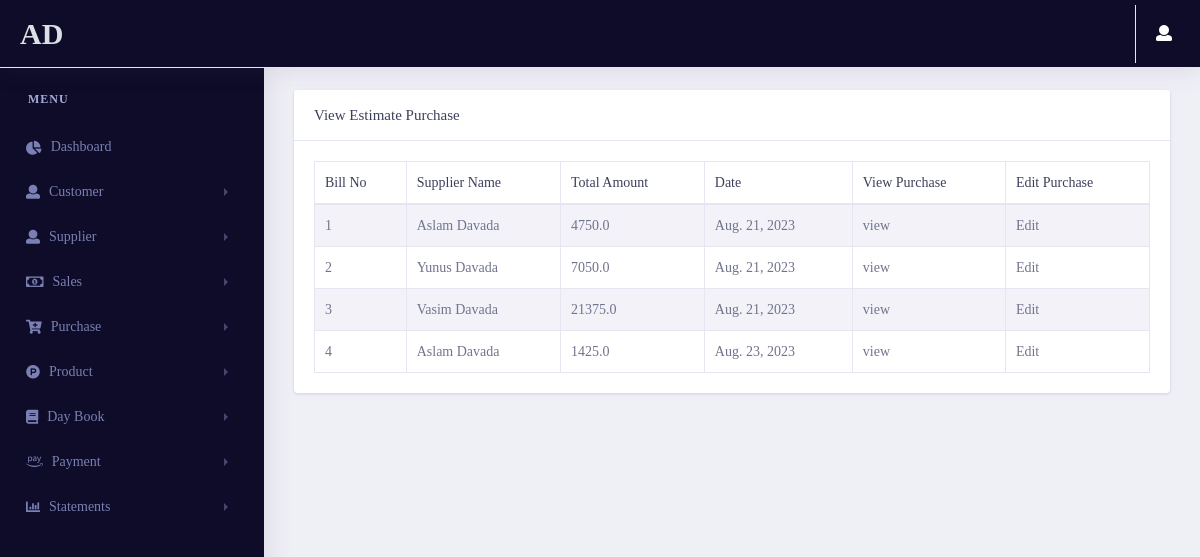
The page /purchase/viewpurchase/ (signed in) on the database as committed earlier.
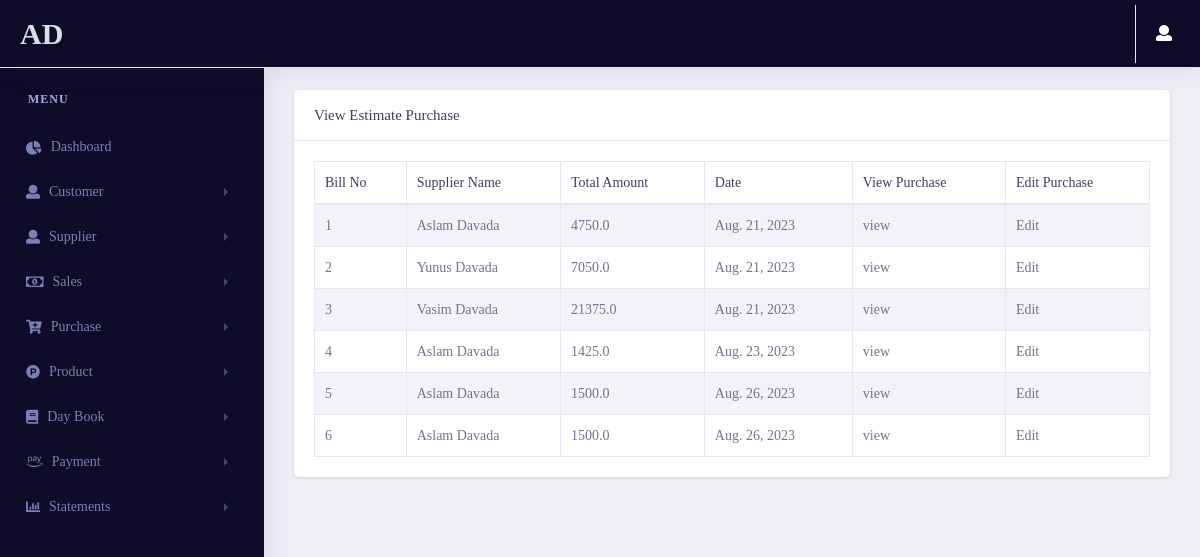
The same page on the database as committed later.
### pages/models.py (models this page shows, shortened)
class Profile(models.Model):
    user = models.OneToOneField(User,on_delete=models.CASCADE , related_name="profile")
    phone_no = models.CharField(max_length=20)
    company_name = models.CharField(max_length=50)
    Address = models.CharField(max_length=500)
    city = models.CharField(max_length=50)
    state = models.CharField(max_length=50)
    pincode = models.CharField(max_length=50)
    GSTNO = models.CharField(max_length=50)
    Bank_name = models.CharField(max_length=50)
    Bank_AC = models.CharField(max_length=50)
    IFSC_Code = models.CharField(max_length=50)
    Branch_name = models.CharField(max_length=50)
    id = models.UUIDField(default=uuid.uuid4 , unique=True , primary_key=True , editable=False)
    class Meta:
        indexes = [models.Index(fields=['user' , 'id'])]

### purchase/models.py (models this page shows, shortened)
class Estimate_Purchase(models.Model):
    Bill_no = models.IntegerField()
    supplier = models.ForeignKey(Supplier_estimate,on_delete=models.CASCADE)
    date = models.DateField(auto_now_add=True)
    Total_amount = models.FloatField()
    Due_amount = models.FloatField()
    Round_off = models.FloatField()
    Grand_total = models.FloatField()
    id = models.UUIDField(default=uuid.uuid4 , unique=True , primary_key=True , editable=False)
    class Meta:
        indexes = [models.Index(fields=('Bill_no' , 'id' , 'supplier'))]

### supplier/models.py (models this page shows)
class Supplier_estimate(models.Model):
    supplier_id = models.CharField(max_length=10, null=True, blank=True)
    fullname = models.CharField(max_length=50)
    contactno = models.CharField(max_length=50)
    city = models.CharField(max_length=50)
    state = models.CharField(max_length=50)
    landmark = models.CharField(max_length=50)
    id = models.UUIDField(default=uuid.uuid4 , unique=True , primary_key=True , editable=False)
    def __str__(self):
        return self.fullname
    class Meta:
        indexes = [models.Index(fields=['id' , 'fullname'])]

### purchase/views.py (the view)
# urls.py: path('viewpurchase/',views.viewpurchase,name="viewpurchase"),
@login_required(login_url='login')
def viewpurchase(request):
    try:
        if request.user.groups.filter(name='Estimate').exists():
            Purchase_data = Estimate_Purchase.objects.all()
        if request.user.groups.filter(name='GST').exists():
            Purchase_data = GST_Purchase.objects.all()
        context = {
            'Purchase_data' : Purchase_data
        }
        return render(request,"purchase/viewpurchase.html",context)
    except:
        return redirect('error404')

### pages/templatetags/user_auth.py (called while the page is built)
@register.filter(name='has_group')
def has_group(user, group_name):
    group = Group.objects.get(name=group_name)
    return True if group in user.groups.all() else False

### purchase/templates/purchase/viewpurchase.html (shortened to what this page needs)
{% extends 'pages/base.html' %}
{% load static %}
{% load user_auth %}
{% block content %}
    <link rel="stylesheet" href="{% static 'vendor/bootstrap/css/bootstrap.min.css' %}">
    <link rel="stylesheet" type="text/css" href="{% static 'vendor/datatables/css/dataTables.bootstrap4.css' %}">
    <link href="{% static 'vendor/fonts/circular-std/style.css' %}" rel="stylesheet">
    <link rel="stylesheet" href="{% static 'libs/css/style.css' %}">
    <link rel="stylesheet" href="{% static 'vendor/fonts/fontawesome/css/fontawesome-all.css' %}">
{% if request.user|has_group:"Estimate" %}
<div class="row">
    <div class="col-xl-12 col-lg-12 col-md-12 col-sm-12 col-12">
        <div class="card">
        <h5 class="card-header">View Estimate Purchase</h5>
            <div class="card-body">
                <div class="table-responsive">
                <table class="table table-striped table-bordered first">
                    <thead>
                        <tr>
                            <th>Bill No</th>
                            <th>Supplier Name</th>
                            <th>Total Amount</th>
                            <th>Date</th>
                            <th>View Purchase</th>
                            <th>Edit Purchase</th>
                        </tr>
                    </thead>
                    <tbody>
                        {% for i in Purchase_data    %}
                        <tr>
                            <td>{{i.Bill_no}}</td>
                            <td>{{i.supplier}}</td>
                            <td>{{i.Total_amount}}</td>
                            <td>{{i.date}}</td>
                            <td>
                                <a href="/purchase/purchaseinvoice/{{i.id}}">view</a>
                            </td>
                            <td>
                                <a href="/purchase/updatepurchase/{{i.id}}">Edit</a>
                            </td>
                        </tr>
                        {% endfor %}
                    </tbody>
                </table>
                </div>
            </div>
        </div>
    </div>
</div>
{% endif %}
{% endblock content %}

### pages/templates/pages/base.html (shortened to what the changed rows need)
{% load static %}
{% load user_auth %}
<!doctype html>
<html lang="en">
<head>
    <link rel="stylesheet" href="{% static 'vendor/bootstrap/css/bootstrap.min.css' %}">
    <link href="{% static 'vendor/fonts/circular-std/style.css' %}" rel="stylesheet">
    <link rel="stylesheet" href="{% static 'libs/css/style.css' %}">
    <link rel="stylesheet" href="{% static 'vendor/fonts/fontawesome/css/fontawesome-all.css' %}">
    <link rel="stylesheet" href="{% static 'vendor/fonts/material-design-iconic-font/css/materialdesignicons.min.css' %}">
    <link rel="stylesheet" href="{% static 'vendor/fonts/flag-icon-css/flag-icon.min.css' %}">
    <link href="{% static 'Select2/css/select2.min.css' %}" rel="stylesheet" type="text/css">
</head>
<body>
    <div class="dashboard-main-wrapper">
          <div class="dashboard-header">
            <nav class="navbar navbar-expand-lg sidebar-dark fixed-top" >
                <a class="navbar-brand text-light" href="{% url 'dashboard' %}">{{request.user.profile.company_name}}</a>
                <div class="collapse navbar-collapse " id="navbarSupportedContent">
                    <ul class="navbar-nav ml-auto navbar-right-top">
                    </ul>
                </div>
            </nav>
        </div>
        <div class="dashboard-wrapper">
            <div class="dashboard-ecommerce">
                <div class="container-fluid dashboard-content ">
                    <div class="ecommerce-widget">
                    {% block content %}
                    {% endblock content %}
                    </div>
                </div>
            </div>
        </div>
    </div>
</body>
</html>

Rows that differ between the two databases and show on the page:
added Estimate_Purchase: Bill_no "5", supplier "Aslam Davada", Total_amount "1500.0", date "Aug. 26, 2023"
added Estimate_Purchase: Bill_no "6", supplier "Aslam Davada", Total_amount "1500.0", date "Aug. 26, 2023"
